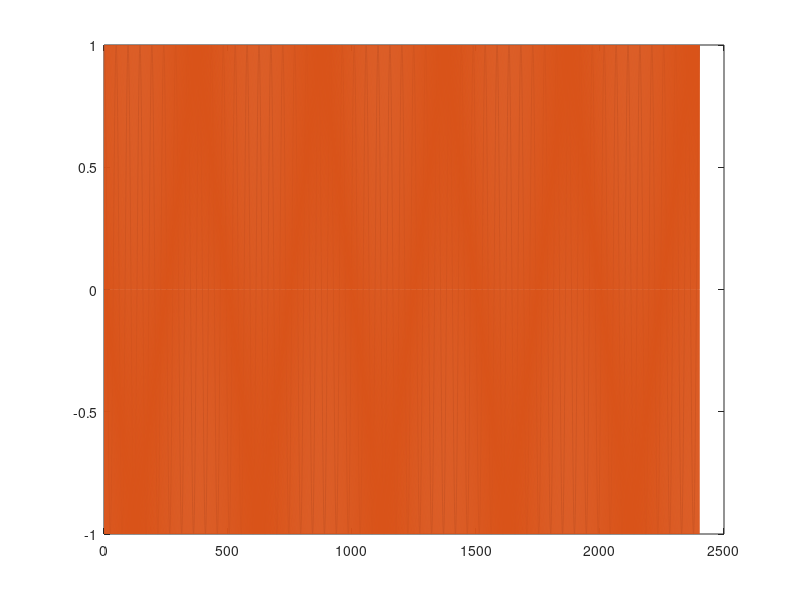

The MATLAB source for this figure: (Note: this script raises an error after producing the figure.)
    i = 24;
    step = pi/i;
    % I know the title is sin but I'm using cos so as to not line up the
    % samples with 0. 
    sleep = cos(0:step:(100 * pi));
    awake = cos(12 * (0:step:(100 * pi)));

    plot([sleep', awake']);

    bin_sleep = sleep;
    bin_sleep(bin_sleep > 0) = 1;
    % wonky trick here but we need the ones coming from below to be 0 and
    % from above to be 1. 
    for k = 1:length(bin_sleep)-1
        if bin_sleep(k) == 0
            if bin_sleep(k+1) > 0
                bin_sleep(k) = 0;
            else
                bin_sleep(k) = 0;
            end
        end
    end
    bin_sleep(bin_sleep < 0) = 0;
    
    bin_awake = awake;
    bin_awake(bin_awake > 0) = 1;
    % wonky trick here but we need the ones coming from below to be 0 and
    % from above to be 1. 
    for k = 1:length(bin_awake)-1
        if bin_awake(k) == 0
            if bin_awake(k+1) > 0
                bin_awake(k) = 0;
            else
                bin_awake(k) = 0;
            end
        end
    end
    bin_awake(bin_awake <= 0) = 0;

    together_cos = [bin_awake; bin_sleep];
    fname = strcat('cos_sleep_aw_st', num2str(i));
    LMAX = 4;
    run_CSSR(together_cos, 'alphabet.txt', LMAX, 0.005, fname, true);

    fname_dot = strcat(fname,'L', num2str(LMAX), '_inf.dot');
    [TPM, emissions] = get_TPM_and_emissions_from_dot(fname_dot);

    TPM(isnan(TPM)) = 0;

    [gs, ps] = get_strongly_connected_bipartitions(TPM);
